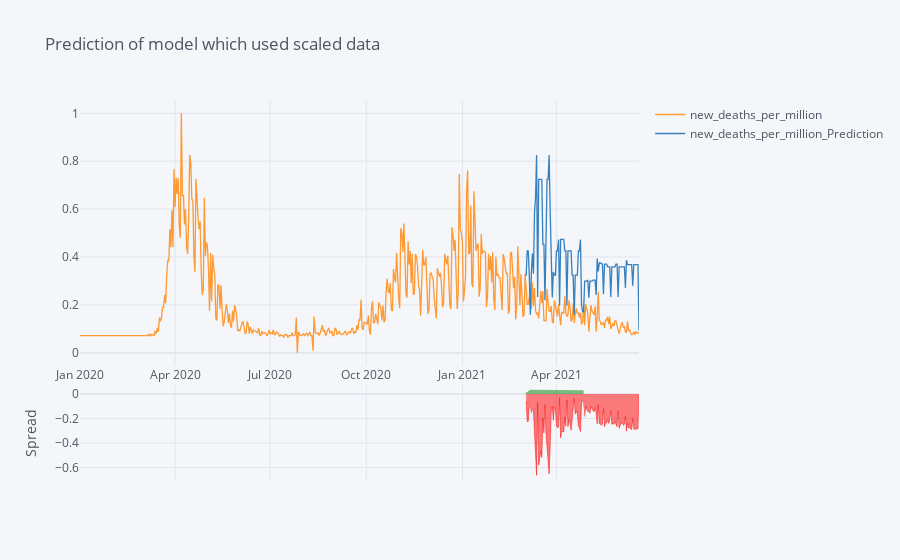
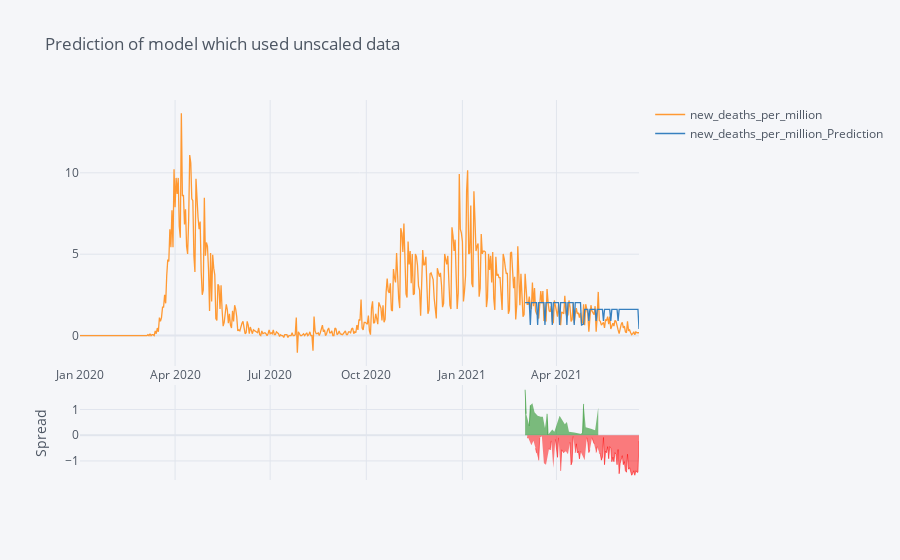

These figures' notebook cell, in order:
### Markdown cell above
##### Check model performance

### Code cell
scaled_test['new_deaths_per_million_Prediction'] = reg_scaled.predict(X_test_scaled)

scaled_all = pd.concat([scaled_train,scaled_test], sort=False)
_ = scaled_all[['new_deaths_per_million','new_deaths_per_million_Prediction']].iplot(kind='spread',title="Prediction of model which used scaled data")

unscaled_test['new_deaths_per_million_Prediction'] = reg_unscaled.predict(X_test_unscaled)

unscaled_all = pd.concat([unscaled_train,unscaled_test], sort=False)
_ = unscaled_all[['new_deaths_per_million','new_deaths_per_million_Prediction']].iplot(kind='spread',title="Prediction of model which used unscaled data")

### Figure 1 — Plotly figure (JSON) as saved in the notebook; plotly's stock layout.template omitted (floating-point values rounded to 4 significant figures; data arrays with more than 128 entries replaced by an {"elided": "..."} marker saying what was removed)
{"data": [{"line": {"color": "rgba(255, 153, 51, 1.0)", "dash": "solid", "shape": "linear", "width": 1.3}, "mode": "lines", "name": "new_deaths_per_million", "text": "", "type": "scatter", "x": {"elided": "536 str values"}, "y": {"elided": "536 float values"}}, {"line": {"color": "rgba(55, 128, 191, 1.0)", "dash": "solid", "shape": "linear", "width": 1.3}, "mode": "lines", "name": "new_deaths_per_million_Prediction", "text": "", "type": "scatter", "x": {"elided": "536 str values"}, "y": {"elided": "536 mixed values"}}, {"connectgaps": false, "fill": "tozeroy", "line": {"color": "green", "dash": "solid", "shape": "linear", "width": 0.5}, "mode": "lines", "name": "Spread", "showlegend": false, "type": "scatter", "x": {"elided": "536 str values"}, "xaxis": "x2", "y": {"elided": "536 mixed values"}, "yaxis": "y2"}, {"connectgaps": false, "fill": "tozeroy", "line": {"color": "red", "dash": "solid", "shape": "linear", "width": 0.5}, "mode": "lines", "name": "Spread", "showlegend": false, "type": "scatter", "x": {"elided": "536 str values"}, "xaxis": "x2", "y": {"elided": "536 mixed values"}, "yaxis": "y2"}], "layout": {"hovermode": "x", "legend": {"bgcolor": "#F5F6F9", "font": {"color": "#4D5663"}}, "paper_bgcolor": "#F5F6F9", "plot_bgcolor": "#F5F6F9", "title": {"font": {"color": "#4D5663"}, "text": "Prediction of model which used scaled data"}, "xaxis": {"gridcolor": "#E1E5ED", "showgrid": true, "tickfont": {"color": "#4D5663"}, "title": {"font": {"color": "#4D5663"}, "text": ""}, "zerolinecolor": "#E1E5ED"}, "xaxis2": {"anchor": "y2", "gridcolor": "#E1E5ED", "showgrid": true, "showticklabels": false, "tickfont": {"color": "#4D5663"}, "title": {"font": {"color": "#4D5663"}, "text": ""}, "zerolinecolor": "#E1E5ED"}, "yaxis": {"domain": [0.3, 1], "gridcolor": "#E1E5ED", "showgrid": true, "tickfont": {"color": "#4D5663"}, "title": {"font": {"color": "#4D5663"}, "text": ""}, "zerolinecolor": "#E1E5ED"}, "yaxis2": {"domain": [0, 0.25], "gridcolor": "#E1E5ED", "showgrid": true, "tickfont": {"color": "#4D5663"}, "title": {"font": {"color": "#4D5663"}, "text": "Spread"}, "zerolinecolor": "#E1E5ED"}}}

### Figure 2 — Plotly figure (JSON) as saved in the notebook; plotly's stock layout.template omitted (floating-point values rounded to 4 significant figures; data arrays with more than 128 entries replaced by an {"elided": "..."} marker saying what was removed)
{"data": [{"line": {"color": "rgba(255, 153, 51, 1.0)", "dash": "solid", "shape": "linear", "width": 1.3}, "mode": "lines", "name": "new_deaths_per_million", "text": "", "type": "scatter", "x": {"elided": "536 str values"}, "y": {"elided": "536 float values"}}, {"line": {"color": "rgba(55, 128, 191, 1.0)", "dash": "solid", "shape": "linear", "width": 1.3}, "mode": "lines", "name": "new_deaths_per_million_Prediction", "text": "", "type": "scatter", "x": {"elided": "536 str values"}, "y": {"elided": "536 mixed values"}}, {"connectgaps": false, "fill": "tozeroy", "line": {"color": "green", "dash": "solid", "shape": "linear", "width": 0.5}, "mode": "lines", "name": "Spread", "showlegend": false, "type": "scatter", "x": {"elided": "536 str values"}, "xaxis": "x2", "y": {"elided": "536 mixed values"}, "yaxis": "y2"}, {"connectgaps": false, "fill": "tozeroy", "line": {"color": "red", "dash": "solid", "shape": "linear", "width": 0.5}, "mode": "lines", "name": "Spread", "showlegend": false, "type": "scatter", "x": {"elided": "536 str values"}, "xaxis": "x2", "y": {"elided": "536 mixed values"}, "yaxis": "y2"}], "layout": {"hovermode": "x", "legend": {"bgcolor": "#F5F6F9", "font": {"color": "#4D5663"}}, "paper_bgcolor": "#F5F6F9", "plot_bgcolor": "#F5F6F9", "title": {"font": {"color": "#4D5663"}, "text": "Prediction of model which used unscaled data"}, "xaxis": {"gridcolor": "#E1E5ED", "showgrid": true, "tickfont": {"color": "#4D5663"}, "title": {"font": {"color": "#4D5663"}, "text": ""}, "zerolinecolor": "#E1E5ED"}, "xaxis2": {"anchor": "y2", "gridcolor": "#E1E5ED", "showgrid": true, "showticklabels": false, "tickfont": {"color": "#4D5663"}, "title": {"font": {"color": "#4D5663"}, "text": ""}, "zerolinecolor": "#E1E5ED"}, "yaxis": {"domain": [0.3, 1], "gridcolor": "#E1E5ED", "showgrid": true, "tickfont": {"color": "#4D5663"}, "title": {"font": {"color": "#4D5663"}, "text": ""}, "zerolinecolor": "#E1E5ED"}, "yaxis2": {"domain": [0, 0.25], "gridcolor": "#E1E5ED", "showgrid": true, "tickfont": {"color": "#4D5663"}, "title": {"font": {"color": "#4D5663"}, "text": "Spread"}, "zerolinecolor": "#E1E5ED"}}}
